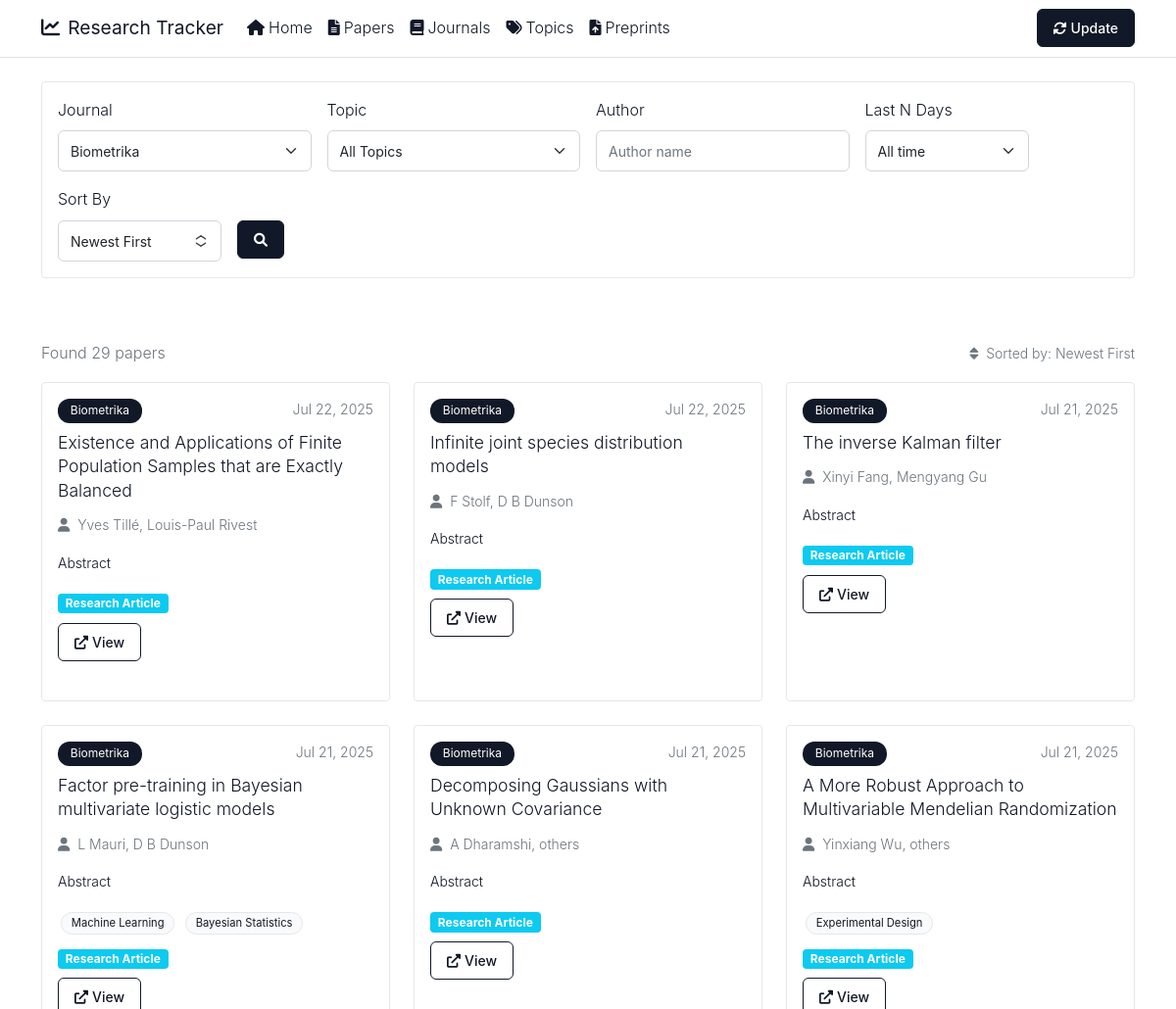
Page /papers?journal=Biometrika (upper part) on the earlier database version.
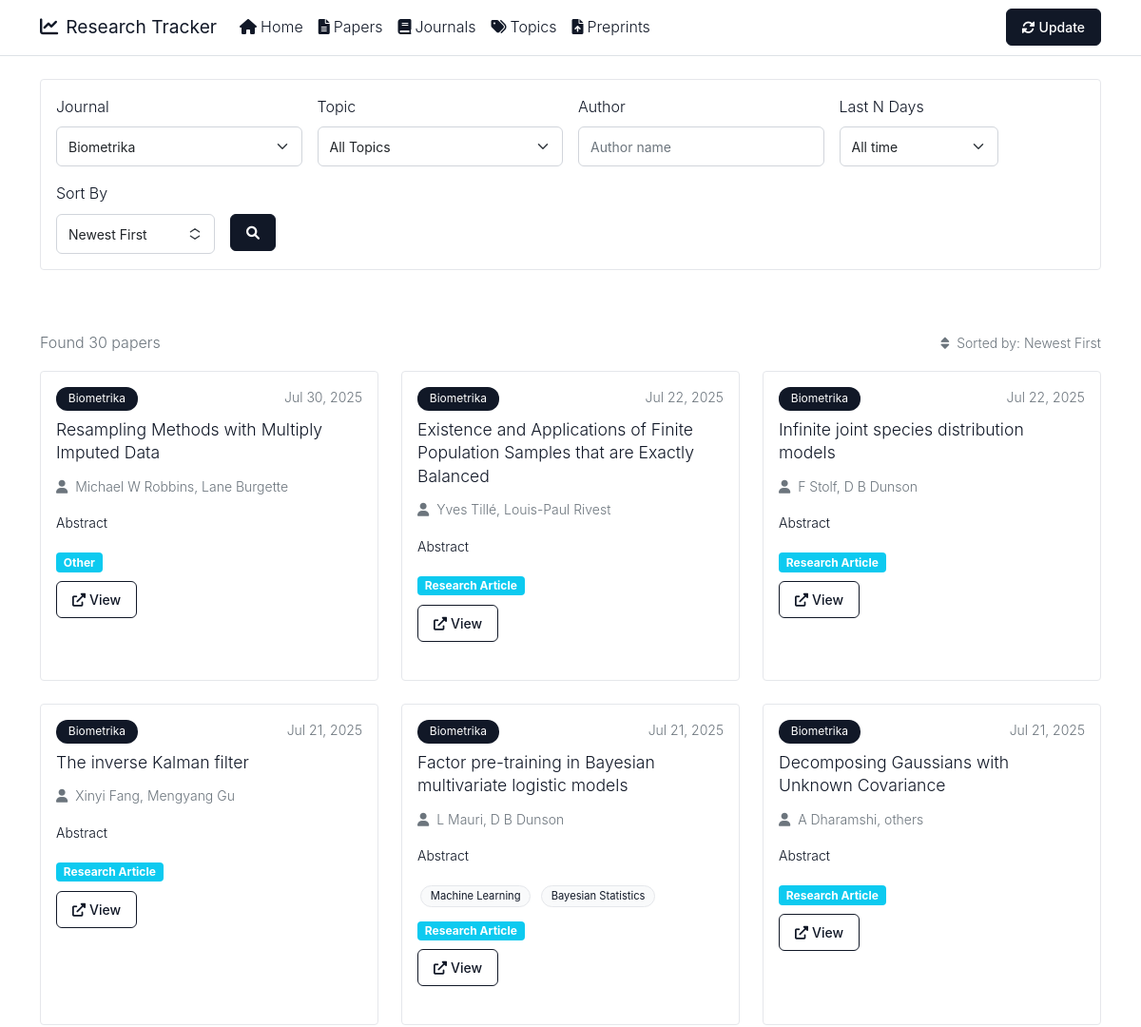
Same page on the later database version.
### app/models.py (models this page shows)
class Paper(Base):
    __tablename__ = 'papers'
    id = Column(Integer, primary_key=True, index=True)
    title = Column(String(500), index=True)
    abstract = Column(Text, nullable=True)
    doi = Column(String(200), nullable=True, unique=True)
    url = Column(String(500), nullable=True)
    pdf_url = Column(String(500), nullable=True)
    bibtex = Column(Text, nullable=True)  # Store BibTeX citation
    publication_date = Column(DateTime, nullable=True)
    accepted_date = Column(DateTime, nullable=True)
    scraped_date = Column(DateTime, default=datetime.utcnow)
    section = Column(String(100), nullable=True)  # Added section field
    journal_id = Column(Integer, ForeignKey('journals.id'))
    journal = relationship("Journal", back_populates="papers")
    authors = relationship("Author", secondary=paper_authors, back_populates="papers", order_by=paper_authors.c.author_order)
    topics = relationship("Topic", secondary=paper_topics, back_populates="papers")

class Journal(Base):
    __tablename__ = 'journals'
    id = Column(Integer, primary_key=True, index=True)
    name = Column(String(100), unique=True, index=True)
    abbreviation = Column(String(20), unique=True)
    url = Column(String(500))
    papers_url = Column(String(500))
    papers = relationship("Paper", back_populates="journal")

class Author(Base):
    __tablename__ = 'authors'
    id = Column(Integer, primary_key=True, index=True)
    name = Column(String(200), index=True)
    email = Column(String(200), nullable=True)
    affiliation = Column(String(500), nullable=True)
    papers = relationship("Paper", secondary=paper_authors, back_populates="authors")

class Topic(Base):
    __tablename__ = 'topics'
    id = Column(Integer, primary_key=True, index=True)
    name = Column(String(100), unique=True, index=True)
    description = Column(Text, nullable=True)
    papers = relationship("Paper", secondary=paper_topics, back_populates="topics")

### app/main.py (the view)
@app.get("/papers", response_class=HTMLResponse)
async def papers(
    request: Request,
    journal: Optional[str] = None,
    author: Optional[str] = None,
    topic: Optional[str] = None,
    days: Optional[str] = None,
    sort: Optional[str] = "date_desc",
    db: Session = Depends(get_db)
):
    query = db.query(Paper)
    if journal:
        query = query.join(Journal).filter(Journal.name == journal)
    if author:
        author_search = author.strip()
        if ',' in author_search:
            parts = [part.strip() for part in author_search.split(',')]
            if len(parts) == 2:
                last_name, first_name = parts
                converted_name = f"{first_name} {last_name}"
                query = query.join(Paper.authors).filter(
                    Author.name.contains(author_search) |
                    Author.name.contains(converted_name)
                )
            else:
                query = query.join(Paper.authors).filter(Author.name.contains(author_search))
        else:
            parts = author_search.split()
            if len(parts) >= 2:
                first_name = parts[0]
                last_name = ' '.join(parts[1:])
                converted_name = f"{last_name}, {first_name}"
                query = query.join(Paper.authors).filter(
                    Author.name.contains(author_search) |
                    Author.name.contains(converted_name)
                )
            else:
                query = query.join(Paper.authors).filter(Author.name.contains(author_search))
    if topic:
        query = query.join(Paper.topics).filter(Topic.name == topic)
    days_int = None
    if days and days.strip():
        try:
            days_int = int(days)
            cutoff_date = datetime.utcnow() - timedelta(days=days_int)
            query = query.filter(
                (Paper.publication_date.is_not(None) & (Paper.publication_date >= cutoff_date)) |
                (Paper.publication_date.is_(None) & (Paper.scraped_date >= cutoff_date))
            )
        except ValueError:
            pass
    if sort == "date_asc":
        query = query.order_by(
            func.coalesce(Paper.publication_date, Paper.scraped_date).asc()
        )
    elif sort == "title_asc":
        query = query.order_by(Paper.title.asc())
    elif sort == "title_desc":
        query = query.order_by(Paper.title.desc())
    else:  # default: date_desc
        query = query.order_by(
            desc(func.coalesce(Paper.publication_date, Paper.scraped_date))
        )
    papers = query.all()
    journals = db.query(Journal).all()
    topics = db.query(Topic).all()
    return templates.TemplateResponse("papers.html", {
        "request": request,
        "papers": papers,
        "journals": journals,
        "topics": topics,
        "selected_journal": journal,
        "selected_author": author,
        "selected_topic": topic,
        "selected_days": days_int,
        "selected_sort": sort
    })

### templates/papers.html (shortened to what this page needs)
{% extends "base.html" %}
{% block content %}
<div class="row mb-4">
    <div class="col-12">
        <div class="card">
            <div class="card-body">
                <form method="get" class="row g-3" id="filterForm">
                    <div class="col-md-3">
                        <label for="journal" class="form-label">Journal</label>
                        <select class="form-select" id="journal" name="journal">
                            {% for journal in journals %}
                            <option value="{{ journal.name }}" {% if selected_journal == journal.name %}selected{% endif %}>
                                {{ journal.name }}
                            </option>
                            {% endfor %}
                        </select>
                    </div>
                    <div class="col-md-3">
                        <label for="topic" class="form-label">Topic</label>
                        <select class="form-select" id="topic" name="topic">
                            <option value="">All Topics</option>
                        </select>
                    </div>
                    <div class="col-md-3">
                        <label for="author" class="form-label">Author</label>
                        <input type="text" class="form-control" id="author" name="author"
                               value="{{ selected_author or '' }}" placeholder="Author name">
                    </div>
                    <div class="col-md-2">
                        <label for="days" class="form-label">Last N Days</label>
                        <select class="form-select" id="days" name="days">
                            <option value="" {% if selected_days is none %}selected{% endif %}>All time</option>
                        </select>
                    </div>
                    <div class="col-md-2">
                        <label for="sort" class="form-label">Sort By</label>
                        <select class="form-select" id="sort" name="sort">
                            <option value="date_desc" {% if selected_sort == 'date_desc' %}selected{% endif %}>Newest First</option>
                        </select>
                    </div>
                    <div class="col-md-1">
                        <label class="form-label">&nbsp;</label>
                        <button type="submit" class="btn btn-primary d-block">
                        </button>
                    </div>
                </form>
            </div>
        </div>
    </div>
</div>
<div class="row mt-5">
    <div class="col-12">
        {% if papers %}
        <div class="d-flex flex-column flex-sm-row justify-content-between align-items-start align-items-sm-center mb-3 gap-2 mt-3">
            <p class="text-muted mb-0">Found {{ papers | length }} papers</p>
            <small class="text-muted">
                <i class="fas fa-sort me-1"></i>
                {% if selected_sort == 'date_asc' %}Sorted by: Oldest First
                {% elif selected_sort == 'title_asc' %}Sorted by: Title A-Z
                {% elif selected_sort == 'title_desc' %}Sorted by: Title Z-A
                {% else %}Sorted by: Newest First
                {% endif %}
            </small>
        </div>
        <div class="row">
            {% for paper in papers %}
            <div class="col-md-6 col-lg-4 mb-4">
                <div class="card paper-card h-100">
                    <div class="card-body">
                        <div class="d-flex justify-content-between align-items-start mb-2">
                            <span class="badge bg-primary journal-badge">{{ paper.journal.abbreviation if paper.journal else 'Unknown' }}</span>
                            <small class="text-muted">{{ paper.publication_date.strftime('%b %d, %Y') if paper.publication_date else (paper.scraped_date.strftime('%b %d, %Y') if paper.scraped_date else '') }}</small>
                        </div>
                        <h5 class="card-title">
                            <a href="/paper/{{ paper.id }}" class="text-decoration-none">{{ paper.title }}</a>
                        </h5>
                        {% if paper.authors %}
                        <p class="card-text text-muted small">
                            <i class="fas fa-user me-1"></i>
                            {{ (paper.authors | format_authors)[:3] | join(', ') }}
                        </p>
                        {% endif %}
                        {% if paper.abstract %}
                        <p class="card-text small">
                            {{ paper.abstract[:150] }}{% if paper.abstract | length > 150 %}...{% endif %}
                        </p>
                        {% endif %}
                        {% if paper.topics %}
                        <div class="mb-2">
                            {% for topic in paper.topics[:3] %}
                            <span class="badge bg-secondary topic-tag">{{ topic.name }}</span>
                            {% endfor %}
                        </div>
                        {% endif %}
                        {% if paper.section %}
                        <div class="mb-2">
                            <span class="badge bg-info">{{ paper.section }}</span>
                        </div>
                        {% endif %}
                        <div class="d-flex gap-2">
                            {% if paper.url %}
                            <a href="{{ paper.url }}" class="btn btn-sm btn-outline-primary" target="_blank">
                                <i class="fas fa-external-link-alt me-1"></i>View
                            </a>
                            {% endif %}
                        </div>
                    </div>
                </div>
            </div>
            {% endfor %}
        </div>
        {% else %}
        <div class="alert alert-info">
            <i class="fas fa-info-circle me-2"></i>
            No papers found matching your criteria. Try adjusting the filters or click "Update" to scrape for new papers.
        </div>
        {% endif %}
    </div>
</div>
{% endblock %}

### templates/base.html (shortened to what this page needs)
<!DOCTYPE html>
<html lang="en">
<head>
    <link href="https://cdn.jsdelivr.net/npm/bootstrap@5.1.3/dist/css/bootstrap.min.css" rel="stylesheet">
    <link href="https://cdnjs.cloudflare.com/ajax/libs/font-awesome/6.0.0/css/all.min.css" rel="stylesheet">
    <link href="/static/style.css?v=11" rel="stylesheet">
</head>
<body>
    <nav class="navbar navbar-expand-lg navbar-light bg-white border-bottom">
        <div class="container">
            <a class="navbar-brand" href="/">
                <i class="fas fa-chart-line me-2"></i>Research Tracker
            </a>
            <div class="collapse navbar-collapse" id="navbarNav">
                <ul class="navbar-nav me-auto">
                    <li class="nav-item">
                        <a class="nav-link" href="/"><i class="fas fa-home me-1"></i>Home</a>
                    </li>
                    <li class="nav-item">
                        <a class="nav-link" href="/papers"><i class="fas fa-file-alt me-1"></i>Papers</a>
                    </li>
                    <li class="nav-item">
                        <a class="nav-link" href="/journals"><i class="fas fa-book me-1"></i>Journals</a>
                    </li>
                    <li class="nav-item">
                        <a class="nav-link" href="/topics"><i class="fas fa-tags me-1"></i>Topics</a>
                    </li>
                    <li class="nav-item">
                        <a class="nav-link" href="/preprints"><i class="fas fa-file-upload me-1"></i>Preprints</a>
                    </li>
                </ul>
                <form class="d-flex">
                    <button class="btn btn-update" type="button" onclick="triggerScrape()" id="updateBtn">
                        <i class="fas fa-sync-alt me-1"></i>Update
                    </button>
                </form>
            </div>
        </div>
    </nav>
    <main class="container my-4">
        {% block content %}{% endblock %}
    </main>
</body>
</html>

### static/style.css (style rules this page uses)
:root { --primary-color: #111827; --secondary-color: #111827; --accent-color: #6b7280; --success-color: #059669; --warning-color: #d97706; --light-bg: #f9fafb; --dark-text: #111827; --border-radius: 8px; --box-shadow: 0 1px 3px rgba(0,0,0,0.05); }
body { font-family: -apple-system, BlinkMacSystemFont, 'Segoe UI', Roboto, sans-serif; line-height: 1.6; color: var(--dark-text); font-weight: 300; }
h1, h2, h3, h4, h5, h6 { font-weight: 300; color: var(--dark-text); }
.navbar-brand { font-weight: 400; font-size: 1.2rem; color: var(--dark-text) !important; }
.navbar { box-shadow: none; border-bottom: 1px solid #e5e7eb; }
.navbar-light .navbar-nav .nav-link { color: var(--dark-text) !important; }
.card { border: 1px solid #e5e7eb; border-radius: 4px; box-shadow: none; transition: all 0.2s ease; height: 100%; }
.paper-card { margin-bottom: 1.5rem; }
.paper-card .card-title { font-size: 1.1rem; line-height: 1.4; margin-bottom: 0.75rem; }
.paper-card .card-title a { color: var(--dark-text); text-decoration: none; }
.journal-badge { background: var(--primary-color) !important; font-size: 0.75rem; padding: 0.4rem 0.8rem; border-radius: 12px; font-weight: 400; color: white !important; }
.topic-tag { background: var(--light-bg) !important; color: var(--dark-text) !important; border: 1px solid #e5e7eb; font-size: 0.7rem; padding: 0.3rem 0.6rem; border-radius: 12px; margin: 0.2rem; display: inline-block; font-weight: 400; }
.btn { border-radius: 4px; padding: 0.5rem 1rem; font-weight: 400; transition: all 0.2s ease; font-size: 0.875rem; border-width: 1px; }
.btn-primary { background: var(--primary-color); border-color: var(--primary-color); font-weight: 500; border-radius: 6px; }
.btn-outline-primary { color: var(--primary-color); border-color: var(--primary-color); font-weight: 500; border-radius: 6px; }
.form-control, .form-select { border-radius: 6px; border: 1px solid #d1d5db; padding: 0.6rem 0.75rem; transition: all 0.3s ease; font-size: 0.875rem; }
.btn-update { background: var(--primary-color); border-color: var(--primary-color); color: white; font-weight: 500; border-radius: 6px; padding: 0.5rem 1rem; }

Differences in the rows shown:
no longer on this page (row unchanged): Paper: journal "Biometrika", publication_date "Jul 21, 2025", title "A More Robust Approach to Multivariable Mendelian Randomization", abstract "Abstract", section "Research Article"
no longer on this page (row unchanged): Author: name.name "Yinxiang Wu, others"
no longer on this page (row unchanged): Topic: name "Experimental Design", shown under "Biometrika"
added Paper: journal "Biometrika", publication_date "Jul 30, 2025", title "Resampling Methods with Multiply Imputed Data", abstract "Abstract", section "Other"
added Author: name.name "Michael W Robbins, Lane Burgette"
Other differences:
{{ papers | length }}: "29" → "30"
